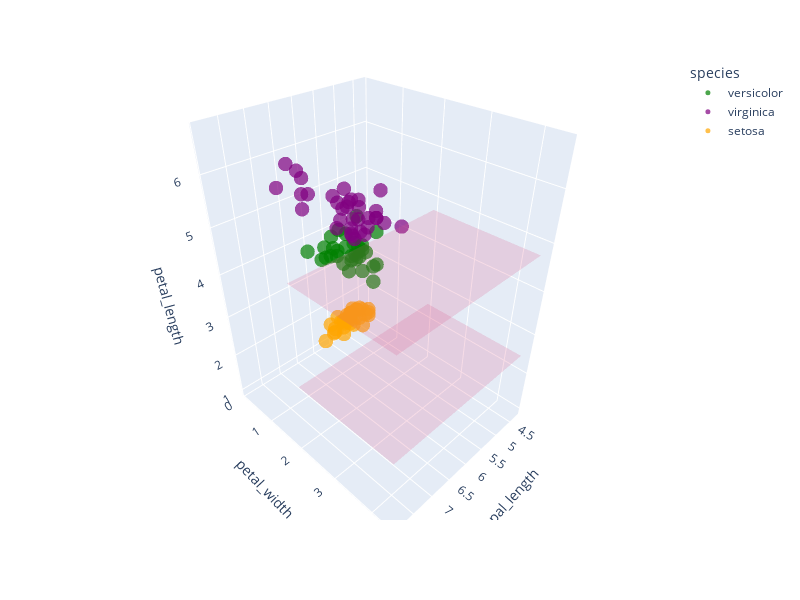

The notebook cell saved with this chart:
### Code cell
# We know that a decision tree make splittings on feature variables to make predictions.
# Let us visualize how the feature space is divided.

fig = px.scatter_3d(df_train, x='sepal_length', z='petal_length', y='petal_width',
                    opacity=0.7, color='species',
                    color_discrete_map={
                         "setosa": "orange",
                         "versicolor": "green",
                         "virginica": "purple"}
                    )
fig.update_traces(marker_size=5)
X = [df['sepal_length'].min(), df['sepal_length'].max()]
Y = [df['sepal_width'].min(), df['sepal_width'].max()]
Z = [[2.45, 2.45],
     [2.45, 2.45]]
fig.add_trace(go.Surface(x=X,y=Y,z=Z, opacity=0.2, showscale=False))
Z2 = [[4.75, 4.75],
     [4.75, 4.75]]
fig.add_trace(go.Surface(x=X,y=Y,z=Z2, opacity=0.2, showscale=False))
fig.update_layout(width=800, height=600)
fig.show()

### Figure 1 — Plotly figure (JSON) as saved in the notebook; plotly's stock layout.template omitted (floating-point values rounded to 4 significant figures)
{"data": [{"hovertemplate": "species=versicolor<br>sepal_length=%{x}<br>petal_width=%{y}<br>petal_length=%{z}<extra></extra>", "legendgroup": "versicolor", "marker": {"color": "green", "opacity": 0.7, "size": 5, "symbol": "circle"}, "mode": "markers", "name": "versicolor", "scene": "scene", "showlegend": true, "type": "scatter3d", "x": [6.2, 5.5, 6, 6.4, 6.1, 5.1, 5.8, 6, 5.7, 5.7, 7, 5.7, 5.4, 6.6, 6.1, 5.5, 6.4, 5.6, 5, 4.9, 6.7, 5.5, 6.7, 5.8, 5.6, 6.7, 6, 5.6, 6.5, 6.1, 5.6], "y": [1.5, 1, 1.5, 1.5, 1.4, 1.1, 1.2, 1.6, 1, 1.3, 1.4, 1.3, 1.5, 1.4, 1.3, 1.1, 1.3, 1.3, 1, 1, 1.4, 1.3, 1.5, 1.2, 1.1, 1.7, 1, 1.3, 1.5, 1.2, 1.3], "z": [4.5, 3.7, 4.5, 4.5, 4.7, 3, 3.9, 5.1, 3.5, 4.1, 4.7, 4.2, 4.5, 4.4, 4, 3.8, 4.3, 4.2, 3.3, 3.3, 4.4, 4, 4.7, 4, 3.9, 5, 4, 4.1, 4.6, 4.7, 3.6]}, {"hovertemplate": "species=virginica<br>sepal_length=%{x}<br>petal_width=%{y}<br>petal_length=%{z}<extra></extra>", "legendgroup": "virginica", "marker": {"color": "purple", "opacity": 0.7, "size": 5, "symbol": "circle"}, "mode": "markers", "name": "virginica", "scene": "scene", "showlegend": true, "type": "scatter3d", "x": [7.2, 6.4, 4.9, 6.7, 6.9, 6.8, 7.9, 6.5, 7.6, 6.3, 6.7, 6.4, 7.4, 6.3, 6.5, 5.8, 6.5, 6.5, 5.9, 6.1, 6.1, 6, 6.2, 6, 7.7, 6.3, 7.7, 7.3, 6.3, 6.4, 6.7, 6.3, 5.7, 7.2], "y": [2.5, 1.8, 1.7, 2.4, 2.1, 2.3, 2, 1.8, 2.1, 1.5, 1.8, 2.1, 1.9, 1.8, 2.2, 1.9, 2, 2, 1.8, 1.4, 1.8, 1.5, 2.3, 1.8, 2.3, 2.4, 2, 1.8, 2.5, 2.3, 2.3, 1.8, 2, 1.8], "z": [6.1, 5.5, 4.5, 5.6, 5.4, 5.9, 6.4, 5.5, 6.6, 5.1, 5.8, 5.6, 6.1, 5.6, 5.8, 5.1, 5.1, 5.2, 5.1, 5.6, 4.9, 5, 5.4, 4.8, 6.1, 5.6, 6.7, 6.3, 6, 5.3, 5.2, 4.9, 5, 6]}, {"hovertemplate": "species=setosa<br>sepal_length=%{x}<br>petal_width=%{y}<br>petal_length=%{z}<extra></extra>", "legendgroup": "setosa", "marker": {"color": "orange", "opacity": 0.7, "size": 5, "symbol": "circle"}, "mode": "markers", "name": "setosa", "scene": "scene", "showlegend": true, "type": "scatter3d", "x": [5.8, 5.3, 5.4, 4.7, 4.6, 4.9, 4.8, 4.4, 4.6, 4.9, 5, 5.4, 5.1, 5, 5.1, 5.1, 5.2, 4.8, 5.1, 4.6, 5.7, 5.2, 5.5, 5.4, 4.8, 4.8, 5, 4.3, 5.5, 5.4, 5, 5.1, 4.4, 5.7, 4.9], "y": [0.2, 0.2, 0.2, 0.2, 0.2, 0.1, 0.3, 0.2, 0.3, 0.1, 0.2, 0.4, 0.4, 0.2, 0.2, 0.3, 0.2, 0.2, 0.5, 0.2, 0.3, 0.2, 0.2, 0.4, 0.1, 0.2, 0.2, 0.1, 0.2, 0.4, 0.3, 0.2, 0.2, 0.4, 0.1], "z": [1.2, 1.5, 1.7, 1.6, 1.5, 1.5, 1.4, 1.3, 1.4, 1.5, 1.4, 1.7, 1.9, 1.5, 1.6, 1.4, 1.4, 1.6, 1.7, 1, 1.7, 1.5, 1.3, 1.5, 1.4, 1.6, 1.6, 1.1, 1.4, 1.3, 1.3, 1.4, 1.4, 1.5, 1.5]}, {"opacity": 0.2, "showscale": false, "type": "surface", "x": [4.3, 7.9], "y": [2, 4.4], "z": [[2.45, 2.45], [2.45, 2.45]]}, {"opacity": 0.2, "showscale": false, "type": "surface", "x": [4.3, 7.9], "y": [2, 4.4], "z": [[4.75, 4.75], [4.75, 4.75]]}], "layout": {"height": 600, "legend": {"title": {"text": "species"}, "tracegroupgap": 0}, "margin": {"t": 60}, "scene": {"domain": {"x": [0, 1], "y": [0, 1]}, "xaxis": {"title": {"text": "sepal_length"}}, "yaxis": {"title": {"text": "petal_width"}}, "zaxis": {"title": {"text": "petal_length"}}}, "width": 800}}
